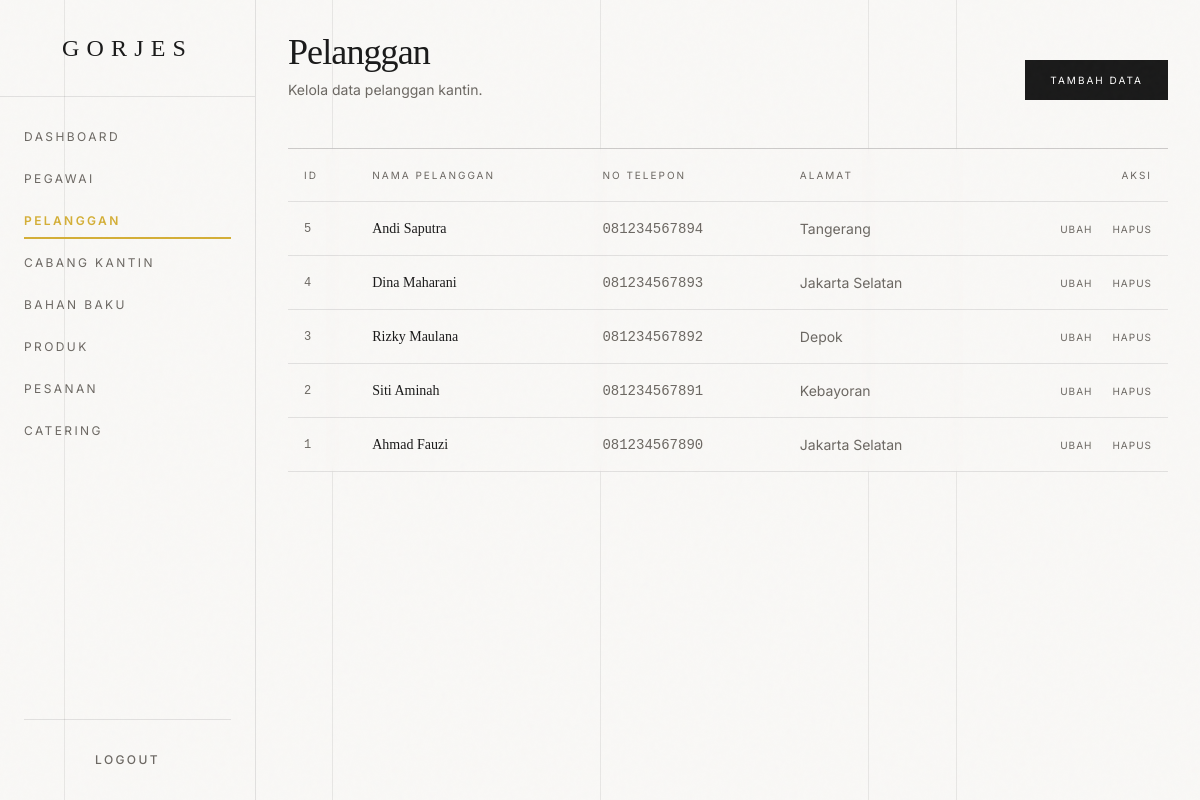
The page /dashboard/pelanggan/pelangganlihat.php (signed in) on the database its author committed.
### tables this page shows
create table pelanggan
(
    id_pelanggan     int auto_increment
        primary key,
    nama_pelanggan   varchar(100) not null,
    no_telp          varchar(20)  null,
    alamat_pelanggan text         null
);

### dashboard/pelanggan/pelangganlihat.php (the view, shortened to what this page needs)
<?php
include '../../layouts/config.php';
include '../../layouts/head.php';
include '../../layouts/menu.php';
$sql = "SELECT * FROM pelanggan ORDER BY id_pelanggan DESC";
$result = mysqli_query($conn, $sql);
?>
<div class="mb-12 flex justify-between items-end relative z-10">
    <div>
        <h2 class="font-serif text-4xl tracking-tight mb-2">Pelanggan</h2>
        <p class="text-sm text-luxury-mutedFg">Kelola data pelanggan kantin.</p>
    </div>
    <a href="pelanggantambah.php" class="h-10 px-6 border border-[#1A1A1A] bg-[#1A1A1A] text-white text-[10px] tracking-[0.2em] uppercase flex items-center hover:bg-transparent hover:text-[#1A1A1A] transition-all duration-300">
        Tambah Data
    </a>
</div>
<div class="border-t border-luxury-fg/20 overflow-x-auto relative z-10 bg-luxury-bg/50 backdrop-blur-sm">
    <table class="w-full text-left text-sm whitespace-nowrap">
        <thead>
            <tr class="border-b border-luxury-fg/10 uppercase text-[10px] tracking-[0.2em] text-luxury-mutedFg">
                <th class="py-4 px-4 font-normal">ID</th>
                <th class="py-4 px-4 font-normal">Nama Pelanggan</th>
                <th class="py-4 px-4 font-normal">No Telepon</th>
                <th class="py-4 px-4 font-normal">Alamat</th>
                <th class="py-4 px-4 font-normal text-right">Aksi</th>
            </tr>
        </thead>
        <tbody>
            <?php while ($row = mysqli_fetch_assoc($result)): ?>
                <tr class="border-b border-[#1A1A1A]/10 hover:bg-[#F9F8F6] transition-colors duration-300">
                    <td class="py-4 px-4 font-mono text-xs text-luxury-mutedFg"><?= htmlspecialchars($row['id_pelanggan']) ?></td>
                    <td class="py-4 px-4 font-serif"><?= htmlspecialchars($row['nama_pelanggan']) ?></td>
                    <td class="py-4 px-4 text-luxury-mutedFg font-mono text-sm"><?= htmlspecialchars($row['no_telp']) ?></td>
                    <td class="py-4 px-4 text-luxury-mutedFg truncate max-w-xs text-sm"><?= htmlspecialchars($row['alamat_pelanggan']) ?></td>
                    <td class="py-4 px-4 text-right space-x-4">
                        <a href="pelangganubah.php?id=<?= $row['id_pelanggan'] ?>" class="text-[10px] uppercase tracking-widest text-luxury-mutedFg hover:text-luxury-accent transition-colors">Ubah</a>
                        <a href="pelangganhapus.php?id=<?= $row['id_pelanggan'] ?>" class="text-[10px] uppercase tracking-widest text-luxury-mutedFg hover:text-red-700 transition-colors">Hapus</a>
                    </td>
                </tr>
            <?php endwhile; ?>
        </tbody>
    </table>
</div>
<?php
include '../../layouts/footer.php';
include '../../layouts/vendor-scripts.php';
?>

### layouts/head.php (style rules this page uses)
body { background-color: #F9F8F6; color: #1A1A1A; border-radius: 0px !important; }
* { border-radius: 0px !important; }
table { border-radius: 0; border-collapse: collapse; background: transparent; box-shadow: none; border: none; }
th, td { border-bottom: 1px solid rgba(26,26,26,0.1) !important; }
th { background: transparent; }

### rows shown on the page
pelanggan: id_pelanggan "5", nama_pelanggan "Andi Saputra", no_telp "081234567894", alamat_pelanggan "Tangerang"
pelanggan: id_pelanggan "4", nama_pelanggan "Dina Maharani", no_telp "081234567893", alamat_pelanggan "Jakarta Selatan"
pelanggan: id_pelanggan "3", nama_pelanggan "Rizky Maulana", no_telp "081234567892", alamat_pelanggan "Depok"
pelanggan: id_pelanggan "2", nama_pelanggan "Siti Aminah", no_telp "081234567891", alamat_pelanggan "Kebayoran"
pelanggan: id_pelanggan "1", nama_pelanggan "Ahmad Fauzi", no_telp "081234567890", alamat_pelanggan "Jakarta Selatan"
